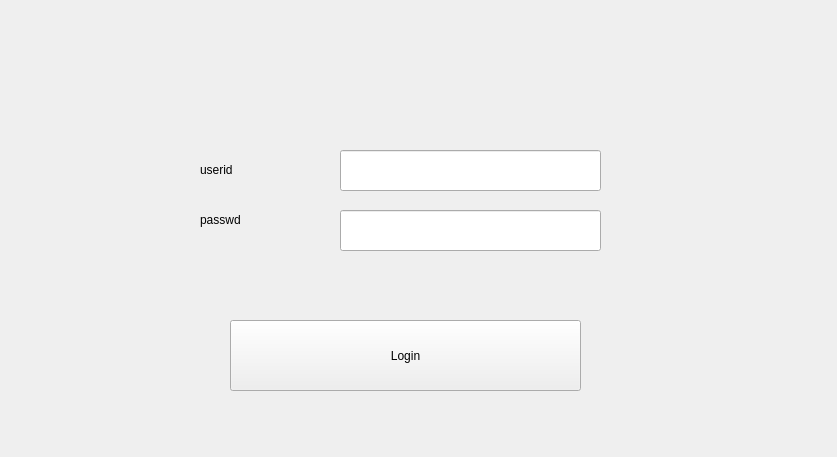
<?xml version="1.0" encoding="UTF-8"?>
<ui version="4.0">
 <class>login</class>
 <widget class="QWidget" name="login">
  <property name="geometry">
   <rect>
    <x>0</x>
    <y>0</y>
    <width>837</width>
    <height>457</height>
   </rect>
  </property>
  <property name="windowTitle">
   <string>Form</string>
  </property>
  <widget class="QPushButton" name="Login">
   <property name="geometry">
    <rect>
     <x>230</x>
     <y>320</y>
     <width>351</width>
     <height>71</height>
    </rect>
   </property>
   <property name="text">
    <string>Login</string>
   </property>
  </widget>
  <widget class="QLabel" name="labeluserid">
   <property name="geometry">
    <rect>
     <x>200</x>
     <y>160</y>
     <width>87</width>
     <height>20</height>
    </rect>
   </property>
   <property name="text">
    <string>userid</string>
   </property>
  </widget>
  <widget class="QLabel" name="labelpasswd">
   <property name="geometry">
    <rect>
     <x>200</x>
     <y>210</y>
     <width>87</width>
     <height>20</height>
    </rect>
   </property>
   <property name="text">
    <string>passwd</string>
   </property>
  </widget>
  <widget class="QLineEdit" name="userid">
   <property name="geometry">
    <rect>
     <x>340</x>
     <y>150</y>
     <width>261</width>
     <height>41</height>
    </rect>
   </property>
  </widget>
  <widget class="QLineEdit" name="passwd">
   <property name="geometry">
    <rect>
     <x>340</x>
     <y>210</y>
     <width>261</width>
     <height>41</height>
    </rect>
   </property>
   <property name="maxLength">
    <number>255</number>
   </property>
  </widget>
 </widget>
 <resources/>
 <connections/>
</ui>
